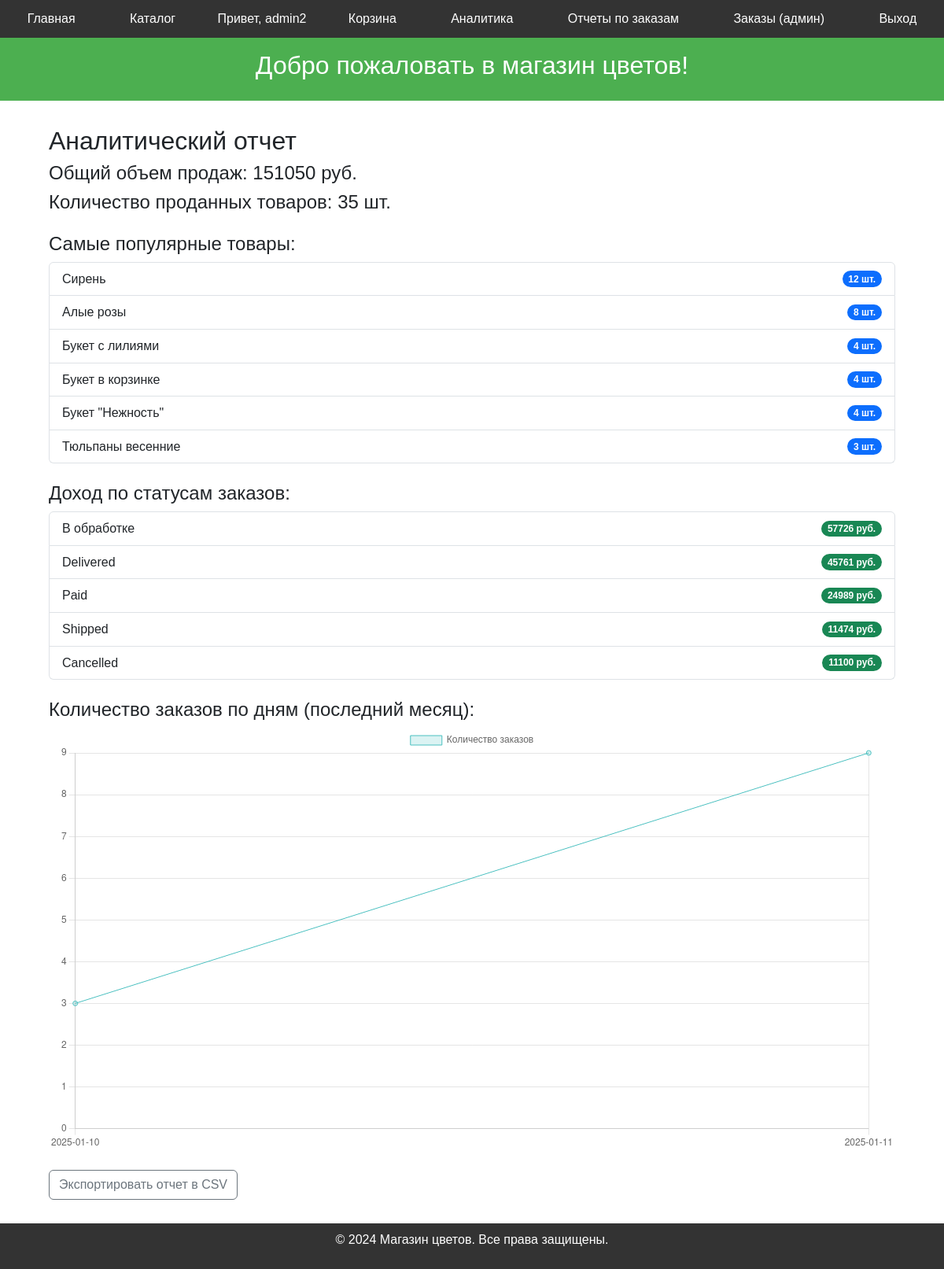
The app's page /orders/analytics/ (signed in) with its own data.
### users/models.py (models this page shows)
class User(AbstractUser):
    groups = models.ManyToManyField(Group, related_name='custom_user_set')
    user_permissions = models.ManyToManyField(Permission, related_name='custom_user_permissions_set')
    phone = models.CharField(max_length=15, blank=True)
    address = models.TextField(blank=True)
    email = models.EmailField(unique=True)
    telegram_id = models.CharField(max_length=50, blank=True, null=True, unique=True, verbose_name="Telegram ID")

### catalog/models.py (models this page shows, shortened)
class Product(models.Model):
    name = models.CharField(max_length=100, verbose_name='Название')
    price = models.DecimalField(max_digits=10, decimal_places=2, verbose_name='Цена')
    image = models.ImageField(upload_to='products/', blank=True, verbose_name='Изображение')
    description = models.TextField(blank=True, verbose_name='Описание')
    stock = models.PositiveIntegerField(default=0, verbose_name='Количество на складе')  # Поле stock

### orders/models.py (models this page shows, shortened)
class Order(models.Model):
    STATUS_CHOICES = [
        ('pending', 'Ожидает'),
        ('paid', 'Оплачен'),
        ('shipped', 'Отправлен'),
        ('delivered', 'Доставлен'),
        ('cancelled', 'Отменен'),
    ]
    user = models.ForeignKey(settings.AUTH_USER_MODEL, on_delete=models.CASCADE, related_name="orders")
    status = models.CharField(max_length=50, default="В обработке")
    created_at = models.DateTimeField(auto_now_add=True)
    updated_at = models.DateTimeField(auto_now=True)
    unique_key = models.UUIDField(default=uuid.uuid4, unique=True)
    total_price = models.DecimalField(max_digits=10, decimal_places=2, default=0, verbose_name="Общая стоимость заказа")
    recipient_name = models.CharField(max_length=100, blank=True, verbose_name='Имя получателя')
    phone = models.CharField(max_length=15, blank=True, verbose_name='Телефон')
    address = models.TextField(blank=True, verbose_name='Адрес доставки')
    comment = models.TextField(blank=True, verbose_name='Комментарий к заказу')

### orders/views.py (the view)
# urls.py: path('analytics/', views.analytics_report, name='analytics_report'),
@user_passes_test(is_admin)
def analytics_report(request):
    popular_products = OrderItem.objects.select_related('product').values('product__name').annotate(
        total_sold=Sum('quantity')).order_by('-total_sold')[:10]
    total_sales = OrderItem.objects.aggregate(total=Sum(F('product__price') * F('quantity')))['total'] or 0
    total_products_sold = OrderItem.objects.aggregate(total=Sum('quantity'))['total'] or 0
    popular_products = OrderItem.objects.values('product__name').annotate(total_sold=Sum('quantity')).order_by('-total_sold')[:10]
    revenue_by_status = OrderItem.objects.values('order__status').annotate(total=Sum(F('product__price') * F('quantity'))).order_by('-total')
    today = timezone.now()
    last_month = today - timedelta(days=30)
    orders_last_month = Order.objects.filter(created_at__gte=last_month)
    orders_by_day = orders_last_month.extra({'day': "date(created_at)"}).values('day').annotate(count=Count('id')).order_by('day')
    context = {
        'total_sales': total_sales,
        'total_products_sold': total_products_sold,
        'popular_products': popular_products,
        'revenue_by_status': revenue_by_status,
        'orders_by_day': orders_by_day,
    }
    return render(request, 'orders/analytics_report.html', context)

### orders/views.py (called while the page is built)
def is_admin(user):
    return user.is_staff

### templates/orders/analytics_report.html (shortened to what this page needs)
{% extends 'base.html' %}
{% block content %}
<h2>Аналитический отчет</h2>
<div class="mb-4">
    <h4>Общий объем продаж: {{ total_sales }} руб.</h4>
    <h4>Количество проданных товаров: {{ total_products_sold }} шт.</h4>
</div>
<div class="mb-4">
    <h4>Самые популярные товары:</h4>
    <ul class="list-group">
        {% for product in popular_products %}
            <li class="list-group-item d-flex justify-content-between align-items-center">
                {{ product.product__name }}
                <span class="badge bg-primary rounded-pill">{{ product.total_sold }} шт.</span>
            </li>
        {% empty %}
            <li class="list-group-item">Нет данных.</li>
        {% endfor %}
    </ul>
</div>
<div class="mb-4">
    <h4>Доход по статусам заказов:</h4>
    <ul class="list-group">
        {% for status in revenue_by_status %}
            <li class="list-group-item d-flex justify-content-between align-items-center">
                {{ status.order__status|capfirst }}
                <span class="badge bg-success rounded-pill">{{ status.total }} руб.</span>
            </li>
        {% empty %}
            <li class="list-group-item">Нет данных.</li>
        {% endfor %}
    </ul>
</div>
<div class="mb-4">
    <h4>Количество заказов по дням (последний месяц):</h4>
    <canvas id="ordersChart" width="400" height="200"></canvas>
</div>
<script>
    const ctx = document.getElementById('ordersChart').getContext('2d');
    const ordersData = {
        labels: [{% for order in orders_by_day %}"{{ order.day }}",{% endfor %}],
        datasets: [{
            label: 'Количество заказов',
            data: [{% for order in orders_by_day %}{{ order.count }},{% endfor %}],
            backgroundColor: 'rgba(75, 192, 192, 0.2)',
            borderColor:  'rgba(75, 192, 192, 1)',
            borderWidth: 1
        }]
    };
    const ordersChart = new Chart(ctx, {
        type: 'line',
        data: ordersData,
        options: {
            scales: {
                y: {
                    beginAtZero: true,
                    precision:0
                }
            }
        }
    });
</script>
<div class="mb-4">
    <a href="{% url 'export_analytics_csv' %}" class="btn btn-outline-secondary">Экспортировать отчет в CSV</a>
</div>
{% endblock %}

### templates/base.html (shortened to what this page needs)
<!DOCTYPE html>
<html lang="ru">
<head>
    <link href="https://cdn.jsdelivr.net/npm/bootstrap@5.3.0/dist/css/bootstrap.min.css" rel="stylesheet">
</head>
<body>
    <nav>
        <a href="{% url 'index' %}">Главная</a>
        <a href="{% url 'product_list' %}">Каталог</a>
        {% if user.is_authenticated %}
            <span>Привет, {{ user.username }}</span>
            <a href="{% url 'view_cart' %}">Корзина</a>
            {% if user.is_staff %}
                <a href="{% url 'analytics_report' %}">Аналитика</a>
                <a href="{% url 'order_report' %}">Отчеты по заказам</a>
                <a href="{% url 'order_list' %}">Заказы (админ)</a>
            {% endif %}
        {% else %}
            <a href="{% url 'login' %}">Вход</a>
            <a href="{% url 'register' %}">Регистрация</a>
        {% endif %}
        <a href="{% url 'logout' %}">Выход</a>
    </nav>
    <div class="sub-header">
        <h2>Добро пожаловать в магазин цветов!</h2>
    </div>
    <div class="container">
        {% block content %}
        {% endblock %}
    </div>
    <footer>
        <p>&copy; 2024 Магазин цветов. Все права защищены.</p>
    </footer>
</body>
</html>

### templates/base.html (style rules this page uses)
:root { --nav-height: 3rem; --header-height: 3rem; --sub-header-height: 3rem; }
body { font-family: Arial, sans-serif; margin: 0; padding: 0; line-height: 1.6; }
nav { background: #333; color: white; display: flex; justify-content: space-around; align-items: center; padding: 0.5rem 0; position: fixed; top: 0; width: 100%; z-index: 1000; height: var(--nav-height); }
nav a { color: white; text-decoration: none; padding: 0.5rem 1rem; border-radius: 4px; transition: background 0.3s; }
.sub-header { background-color: #4CAF50; color: white; padding: 4rem 0; text-align: center; height: var(--sub-header-height); }
footer { background: #333; color: white; text-align: center; padding: 0.5rem 0; position: fixed; bottom: 0; width: 100%; }
.container { padding: 2rem 2rem 4rem 2rem; }

### records on screen
User: username "admin2"
Product: product__name "Сирень", total_sold "12"
Product: product__name "Алые розы", total_sold "8"
Product: product__name "Букет с лилиями", total_sold "4"
Product: product__name "Букет в корзинке", total_sold "4"
Product: product__name "Букет \"Нежность\"", total_sold "4"
Product: product__name "Тюльпаны весенние", total_sold "3"
Order: order__status "Cancelled", total "11100"

### other values on screen
{{ total_sales }} "151050"
{{ total_products_sold }} "35"
{{ status.order__status|capfirst }} "В обработке" "Delivered" "Paid" "Shipped"
{{ status.total }} "57726" "45761" "24989" "11474"
chart data {{ order.day }} 2025-01-10, 2025-01-11
chart data {{ order.count }} 3, 9
